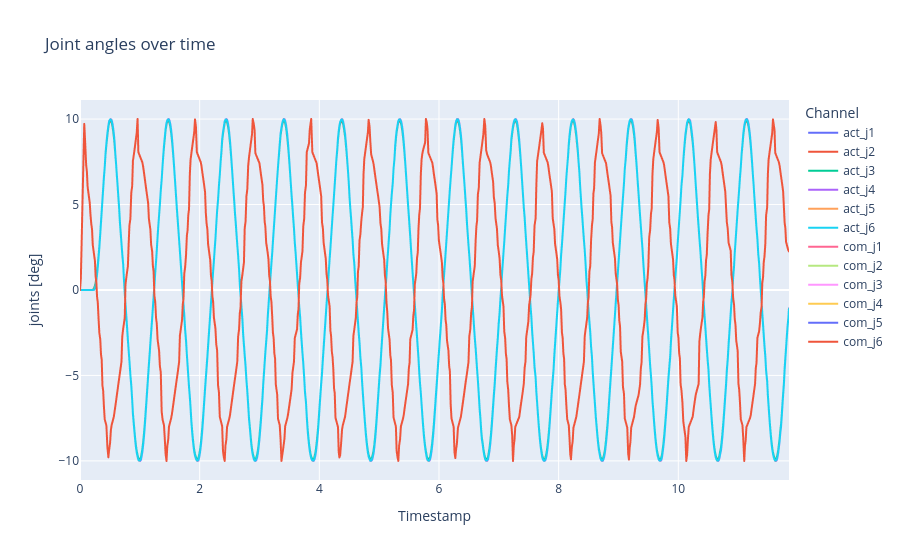

Write notebook code for a chart like this one.
### Markdown cell above
Joint angles over time

### Code cell
# 1) DataFrame anlegen
df = pd.DataFrame({
    'timestamp': timestamps,
    'act_j1': act_j[:, 0],
    'act_j2': act_j[:, 1],
    'act_j3': act_j[:, 2],
    'act_j4': act_j[:, 3],
    'act_j5': act_j[:, 4],
    'act_j6': act_j[:, 5],
    'com_j1': com_j[:, 0],
    'com_j2': com_j[:, 1],
    'com_j3': com_j[:, 2],
    'com_j4': com_j[:, 3],
    'com_j5': com_j[:, 4],
    'com_j6': com_j[:, 5]
})

# 1) In Long-Form umwandeln
df_long = df.melt(
    id_vars='timestamp',
    value_vars=df.columns[1:],
    var_name='Channel',
    value_name='joints [deg]'
)

# 2) Plot bauen
fig = px.line(
    df_long,
    x='timestamp',
    y='joints [deg]',
    color='Channel',
    title="Joint angles over time",
    labels={'timestamp': 'Timestamp'}
)

# 3) Achsen anpassen
fig.update_xaxes(
    tickformat="%H:%M:%S\n%d-%m-%Y",
)

fig.show()

### Figure 1 — Plotly figure (JSON) as saved in the notebook; plotly's stock layout.template omitted (floating-point values rounded to 4 significant figures; data arrays with more than 128 entries replaced by an {"elided": "..."} marker saying what was removed)
{"data": [{"hovertemplate": "Channel=act_j1<br>Timestamp=%{x}<br>joints [deg]=%{y}<extra></extra>", "legendgroup": "act_j1", "line": {"color": "#636efa", "dash": "solid"}, "marker": {"symbol": "circle"}, "mode": "lines", "name": "act_j1", "showlegend": true, "type": "scattergl", "x": {"elided": "923 float values"}, "xaxis": "x", "y": {"elided": "923 float values"}, "yaxis": "y"}, {"hovertemplate": "Channel=act_j2<br>Timestamp=%{x}<br>joints [deg]=%{y}<extra></extra>", "legendgroup": "act_j2", "line": {"color": "#EF553B", "dash": "solid"}, "marker": {"symbol": "circle"}, "mode": "lines", "name": "act_j2", "showlegend": true, "type": "scattergl", "x": {"elided": "923 float values"}, "xaxis": "x", "y": {"elided": "923 float values"}, "yaxis": "y"}, {"hovertemplate": "Channel=act_j3<br>Timestamp=%{x}<br>joints [deg]=%{y}<extra></extra>", "legendgroup": "act_j3", "line": {"color": "#00cc96", "dash": "solid"}, "marker": {"symbol": "circle"}, "mode": "lines", "name": "act_j3", "showlegend": true, "type": "scattergl", "x": {"elided": "923 float values"}, "xaxis": "x", "y": {"elided": "923 float values"}, "yaxis": "y"}, {"hovertemplate": "Channel=act_j4<br>Timestamp=%{x}<br>joints [deg]=%{y}<extra></extra>", "legendgroup": "act_j4", "line": {"color": "#ab63fa", "dash": "solid"}, "marker": {"symbol": "circle"}, "mode": "lines", "name": "act_j4", "showlegend": true, "type": "scattergl", "x": {"elided": "923 float values"}, "xaxis": "x", "y": {"elided": "923 float values"}, "yaxis": "y"}, {"hovertemplate": "Channel=act_j5<br>Timestamp=%{x}<br>joints [deg]=%{y}<extra></extra>", "legendgroup": "act_j5", "line": {"color": "#FFA15A", "dash": "solid"}, "marker": {"symbol": "circle"}, "mode": "lines", "name": "act_j5", "showlegend": true, "type": "scattergl", "x": {"elided": "923 float values"}, "xaxis": "x", "y": {"elided": "923 float values"}, "yaxis": "y"}, {"hovertemplate": "Channel=act_j6<br>Timestamp=%{x}<br>joints [deg]=%{y}<extra></extra>", "legendgroup": "act_j6", "line": {"color": "#19d3f3", "dash": "solid"}, "marker": {"symbol": "circle"}, "mode": "lines", "name": "act_j6", "showlegend": true, "type": "scattergl", "x": {"elided": "923 float values"}, "xaxis": "x", "y": {"elided": "923 float values"}, "yaxis": "y"}, {"hovertemplate": "Channel=com_j1<br>Timestamp=%{x}<br>joints [deg]=%{y}<extra></extra>", "legendgroup": "com_j1", "line": {"color": "#FF6692", "dash": "solid"}, "marker": {"symbol": "circle"}, "mode": "lines", "name": "com_j1", "showlegend": true, "type": "scattergl", "x": {"elided": "923 float values"}, "xaxis": "x", "y": {"elided": "923 float values"}, "yaxis": "y"}, {"hovertemplate": "Channel=com_j2<br>Timestamp=%{x}<br>joints [deg]=%{y}<extra></extra>", "legendgroup": "com_j2", "line": {"color": "#B6E880", "dash": "solid"}, "marker": {"symbol": "circle"}, "mode": "lines", "name": "com_j2", "showlegend": true, "type": "scattergl", "x": {"elided": "923 float values"}, "xaxis": "x", "y": {"elided": "923 float values"}, "yaxis": "y"}, {"hovertemplate": "Channel=com_j3<br>Timestamp=%{x}<br>joints [deg]=%{y}<extra></extra>", "legendgroup": "com_j3", "line": {"color": "#FF97FF", "dash": "solid"}, "marker": {"symbol": "circle"}, "mode": "lines", "name": "com_j3", "showlegend": true, "type": "scattergl", "x": {"elided": "923 float values"}, "xaxis": "x", "y": {"elided": "923 float values"}, "yaxis": "y"}, {"hovertemplate": "Channel=com_j4<br>Timestamp=%{x}<br>joints [deg]=%{y}<extra></extra>", "legendgroup": "com_j4", "line": {"color": "#FECB52", "dash": "solid"}, "marker": {"symbol": "circle"}, "mode": "lines", "name": "com_j4", "showlegend": true, "type": "scattergl", "x": {"elided": "923 float values"}, "xaxis": "x", "y": {"elided": "923 float values"}, "yaxis": "y"}, {"hovertemplate": "Channel=com_j5<br>Timestamp=%{x}<br>joints [deg]=%{y}<extra></extra>", "legendgroup": "com_j5", "line": {"color": "#636efa", "dash": "solid"}, "marker": {"symbol": "circle"}, "mode": "lines", "name": "com_j5", "showlegend": true, "type": "scattergl", "x": {"elided": "923 float values"}, "xaxis": "x", "y": {"elided": "923 float values"}, "yaxis": "y"}, {"hovertemplate": "Channel=com_j6<br>Timestamp=%{x}<br>joints [deg]=%{y}<extra></extra>", "legendgroup": "com_j6", "line": {"color": "#EF553B", "dash": "solid"}, "marker": {"symbol": "circle"}, "mode": "lines", "name": "com_j6", "showlegend": true, "type": "scattergl", "x": {"elided": "923 float values"}, "xaxis": "x", "y": {"elided": "923 float values"}, "yaxis": "y"}], "layout": {"legend": {"title": {"text": "Channel"}, "tracegroupgap": 0}, "title": {"text": "Joint angles over time"}, "xaxis": {"anchor": "y", "domain": [0, 1], "tickformat": "%H:%M:%S\n%d-%m-%Y", "title": {"text": "Timestamp"}}, "yaxis": {"anchor": "x", "domain": [0, 1], "title": {"text": "joints [deg]"}}}}
